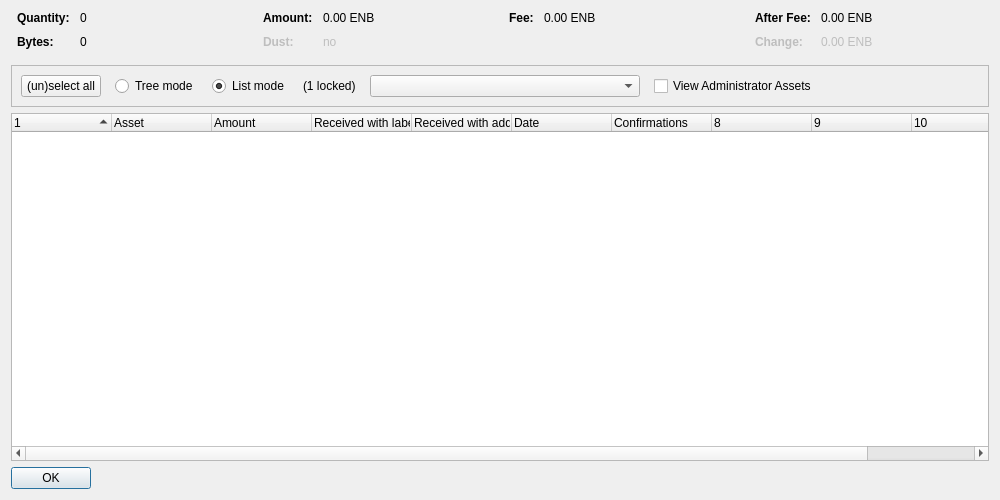
<?xml version="1.0" encoding="UTF-8"?>
<ui version="4.0">
 <class>AssetControlDialog</class>
 <widget class="QDialog" name="AssetControlDialog">
  <property name="geometry">
   <rect>
    <x>0</x>
    <y>0</y>
    <width>1000</width>
    <height>500</height>
   </rect>
  </property>
  <property name="windowTitle">
   <string>Asset Selection</string>
  </property>
  <layout class="QVBoxLayout" name="verticalLayout">
   <item>
    <layout class="QHBoxLayout" name="horizontalLayoutTop" stretch="0,0,0,0">
     <property name="topMargin">
      <number>0</number>
     </property>
     <property name="bottomMargin">
      <number>10</number>
     </property>
     <item>
      <layout class="QFormLayout" name="formLayoutAssetControl1">
       <property name="horizontalSpacing">
        <number>10</number>
       </property>
       <property name="verticalSpacing">
        <number>10</number>
       </property>
       <property name="leftMargin">
        <number>6</number>
       </property>
       <property name="rightMargin">
        <number>6</number>
       </property>
       <item row="0" column="0">
        <widget class="QLabel" name="labelAssetControlQuantityText">
         <property name="font">
          <font>
           <weight>75</weight>
           <bold>true</bold>
          </font>
         </property>
         <property name="text">
          <string>Quantity:</string>
         </property>
        </widget>
       </item>
       <item row="0" column="1">
        <widget class="QLabel" name="labelAssetControlQuantity">
         <property name="cursor">
          <cursorShape>IBeamCursor</cursorShape>
         </property>
         <property name="contextMenuPolicy">
          <enum>Qt::ActionsContextMenu</enum>
         </property>
         <property name="text">
          <string notr="true">0</string>
         </property>
         <property name="textInteractionFlags">
          <set>Qt::LinksAccessibleByMouse|Qt::TextSelectableByKeyboard|Qt::TextSelectableByMouse</set>
         </property>
        </widget>
       </item>
       <item row="1" column="0">
        <widget class="QLabel" name="labelAssetControlBytesText">
         <property name="font">
          <font>
           <weight>75</weight>
           <bold>true</bold>
          </font>
         </property>
         <property name="text">
          <string>Bytes:</string>
         </property>
        </widget>
       </item>
       <item row="1" column="1">
        <widget class="QLabel" name="labelAssetControlBytes">
         <property name="cursor">
          <cursorShape>IBeamCursor</cursorShape>
         </property>
         <property name="contextMenuPolicy">
          <enum>Qt::ActionsContextMenu</enum>
         </property>
         <property name="text">
          <string notr="true">0</string>
         </property>
         <property name="textInteractionFlags">
          <set>Qt::LinksAccessibleByMouse|Qt::TextSelectableByKeyboard|Qt::TextSelectableByMouse</set>
         </property>
        </widget>
       </item>
      </layout>
     </item>
     <item>
      <layout class="QFormLayout" name="formLayoutAssetControl2">
       <property name="horizontalSpacing">
        <number>10</number>
       </property>
       <property name="verticalSpacing">
        <number>10</number>
       </property>
       <property name="leftMargin">
        <number>6</number>
       </property>
       <property name="rightMargin">
        <number>6</number>
       </property>
       <item row="0" column="0">
        <widget class="QLabel" name="labelAssetControlAmountText">
         <property name="font">
          <font>
           <weight>75</weight>
           <bold>true</bold>
          </font>
         </property>
         <property name="text">
          <string>Amount:</string>
         </property>
        </widget>
       </item>
       <item row="0" column="1">
        <widget class="QLabel" name="labelAssetControlAmount">
         <property name="cursor">
          <cursorShape>IBeamCursor</cursorShape>
         </property>
         <property name="contextMenuPolicy">
          <enum>Qt::ActionsContextMenu</enum>
         </property>
         <property name="text">
          <string notr="true">0.00 ENB</string>
         </property>
         <property name="textInteractionFlags">
          <set>Qt::LinksAccessibleByMouse|Qt::TextSelectableByKeyboard|Qt::TextSelectableByMouse</set>
         </property>
        </widget>
       </item>
       <item row="1" column="0">
        <widget class="QLabel" name="labelAssetControlLowOutputText">
         <property name="enabled">
          <bool>false</bool>
         </property>
         <property name="font">
          <font>
           <weight>75</weight>
           <bold>true</bold>
          </font>
         </property>
         <property name="text">
          <string>Dust:</string>
         </property>
        </widget>
       </item>
       <item row="1" column="1">
        <widget class="QLabel" name="labelAssetControlLowOutput">
         <property name="enabled">
          <bool>false</bool>
         </property>
         <property name="cursor">
          <cursorShape>IBeamCursor</cursorShape>
         </property>
         <property name="contextMenuPolicy">
          <enum>Qt::ActionsContextMenu</enum>
         </property>
         <property name="text">
          <string notr="true">no</string>
         </property>
         <property name="textInteractionFlags">
          <set>Qt::LinksAccessibleByMouse|Qt::TextSelectableByKeyboard|Qt::TextSelectableByMouse</set>
         </property>
        </widget>
       </item>
      </layout>
     </item>
     <item>
      <layout class="QFormLayout" name="formLayoutAssetControl3">
       <property name="horizontalSpacing">
        <number>10</number>
       </property>
       <property name="verticalSpacing">
        <number>10</number>
       </property>
       <property name="leftMargin">
        <number>6</number>
       </property>
       <property name="rightMargin">
        <number>6</number>
       </property>
       <item row="0" column="0">
        <widget class="QLabel" name="labelAssetControlFeeText">
         <property name="font">
          <font>
           <weight>75</weight>
           <bold>true</bold>
          </font>
         </property>
         <property name="text">
          <string>Fee:</string>
         </property>
        </widget>
       </item>
       <item row="0" column="1">
        <widget class="QLabel" name="labelAssetControlFee">
         <property name="cursor">
          <cursorShape>IBeamCursor</cursorShape>
         </property>
         <property name="contextMenuPolicy">
          <enum>Qt::ActionsContextMenu</enum>
         </property>
         <property name="text">
          <string notr="true">0.00 ENB</string>
         </property>
         <property name="textInteractionFlags">
          <set>Qt::LinksAccessibleByMouse|Qt::TextSelectableByKeyboard|Qt::TextSelectableByMouse</set>
         </property>
        </widget>
       </item>
      </layout>
     </item>
     <item>
      <layout class="QFormLayout" name="formLayoutAssetControl4">
       <property name="horizontalSpacing">
        <number>10</number>
       </property>
       <property name="verticalSpacing">
        <number>10</number>
       </property>
       <property name="leftMargin">
        <number>6</number>
       </property>
       <property name="rightMargin">
        <number>6</number>
       </property>
       <item row="0" column="0">
        <widget class="QLabel" name="labelAssetControlAfterFeeText">
         <property name="font">
          <font>
           <weight>75</weight>
           <bold>true</bold>
          </font>
         </property>
         <property name="text">
          <string>After Fee:</string>
         </property>
        </widget>
       </item>
       <item row="0" column="1">
        <widget class="QLabel" name="labelAssetControlAfterFee">
         <property name="cursor">
          <cursorShape>IBeamCursor</cursorShape>
         </property>
         <property name="contextMenuPolicy">
          <enum>Qt::ActionsContextMenu</enum>
         </property>
         <property name="text">
          <string notr="true">0.00 ENB</string>
         </property>
         <property name="textInteractionFlags">
          <set>Qt::LinksAccessibleByMouse|Qt::TextSelectableByKeyboard|Qt::TextSelectableByMouse</set>
         </property>
        </widget>
       </item>
       <item row="1" column="0">
        <widget class="QLabel" name="labelAssetControlChangeText">
         <property name="enabled">
          <bool>false</bool>
         </property>
         <property name="font">
          <font>
           <weight>75</weight>
           <bold>true</bold>
          </font>
         </property>
         <property name="text">
          <string>Change:</string>
         </property>
        </widget>
       </item>
       <item row="1" column="1">
        <widget class="QLabel" name="labelAssetControlChange">
         <property name="enabled">
          <bool>false</bool>
         </property>
         <property name="cursor">
          <cursorShape>IBeamCursor</cursorShape>
         </property>
         <property name="contextMenuPolicy">
          <enum>Qt::ActionsContextMenu</enum>
         </property>
         <property name="text">
          <string notr="true">0.00 ENB</string>
         </property>
         <property name="textInteractionFlags">
          <set>Qt::LinksAccessibleByMouse|Qt::TextSelectableByKeyboard|Qt::TextSelectableByMouse</set>
         </property>
        </widget>
       </item>
      </layout>
     </item>
    </layout>
   </item>
   <item>
    <widget class="QFrame" name="frame">
     <property name="minimumSize">
      <size>
       <width>0</width>
       <height>40</height>
      </size>
     </property>
     <property name="frameShape">
      <enum>QFrame::StyledPanel</enum>
     </property>
     <property name="frameShadow">
      <enum>QFrame::Sunken</enum>
     </property>
     <layout class="QHBoxLayout" name="horizontalLayout">
      <item>
       <layout class="QHBoxLayout" name="horizontalLayoutPanel" stretch="0,0,0,0,0,0,0">
        <property name="spacing">
         <number>14</number>
        </property>
        <item>
         <widget class="QPushButton" name="pushButtonSelectAll">
          <property name="sizePolicy">
           <sizepolicy hsizetype="Maximum" vsizetype="Fixed">
            <horstretch>0</horstretch>
            <verstretch>0</verstretch>
           </sizepolicy>
          </property>
          <property name="text">
           <string>(un)select all</string>
          </property>
          <property name="autoDefault">
           <bool>false</bool>
          </property>
         </widget>
        </item>
        <item>
         <widget class="QRadioButton" name="radioTreeMode">
          <property name="sizePolicy">
           <sizepolicy hsizetype="Maximum" vsizetype="Fixed">
            <horstretch>0</horstretch>
            <verstretch>0</verstretch>
           </sizepolicy>
          </property>
          <property name="text">
           <string>Tree mode</string>
          </property>
         </widget>
        </item>
        <item>
         <widget class="QRadioButton" name="radioListMode">
          <property name="sizePolicy">
           <sizepolicy hsizetype="Maximum" vsizetype="Fixed">
            <horstretch>0</horstretch>
            <verstretch>0</verstretch>
           </sizepolicy>
          </property>
          <property name="text">
           <string>List mode</string>
          </property>
          <property name="checked">
           <bool>true</bool>
          </property>
         </widget>
        </item>
        <item>
         <widget class="QLabel" name="labelLocked">
          <property name="text">
           <string notr="true">(1 locked)</string>
          </property>
         </widget>
        </item>
        <item>
         <widget class="QComboBox" name="assetList">
          <property name="minimumContentsLength">
           <number>30</number>
          </property>
         </widget>
        </item>
        <item>
         <widget class="QCheckBox" name="viewAdministrator">
          <property name="toolTip">
           <string>View assets that you have the ownership asset for</string>
          </property>
          <property name="text">
           <string>View Administrator Assets</string>
          </property>
         </widget>
        </item>
        <item>
         <spacer name="horizontalSpacer">
          <property name="orientation">
           <enum>Qt::Horizontal</enum>
          </property>
          <property name="sizeHint" stdset="0">
           <size>
            <width>40</width>
            <height>20</height>
           </size>
          </property>
         </spacer>
        </item>
       </layout>
      </item>
     </layout>
    </widget>
   </item>
   <item>
    <widget class="AssetControlTreeWidget" name="treeWidget">
     <property name="contextMenuPolicy">
      <enum>Qt::CustomContextMenu</enum>
     </property>
     <property name="sortingEnabled">
      <bool>false</bool>
     </property>
     <property name="columnCount">
      <number>11</number>
     </property>
     <attribute name="headerShowSortIndicator" stdset="0">
      <bool>true</bool>
     </attribute>
     <attribute name="headerStretchLastSection">
      <bool>false</bool>
     </attribute>
     <column>
      <property name="text">
       <string/>
      </property>
     </column>
     <column>
      <property name="text">
       <string>Asset</string>
      </property>
     </column>
     <column>
      <property name="text">
       <string>Amount</string>
      </property>
     </column>
     <column>
      <property name="text">
       <string>Received with label</string>
      </property>
     </column>
     <column>
      <property name="text">
       <string>Received with address</string>
      </property>
     </column>
     <column>
      <property name="text">
       <string>Date</string>
      </property>
     </column>
     <column>
      <property name="text">
       <string>Confirmations</string>
      </property>
      <property name="toolTip">
       <string>Confirmed</string>
      </property>
     </column>
     <column>
      <property name="text">
       <string/>
      </property>
     </column>
     <column>
      <property name="text">
       <string/>
      </property>
     </column>
     <column>
      <property name="text">
       <string/>
      </property>
     </column>
     <column>
      <property name="text">
       <string/>
      </property>
     </column>
    </widget>
   </item>
   <item>
    <widget class="QDialogButtonBox" name="buttonBox">
     <property name="sizePolicy">
      <sizepolicy hsizetype="Maximum" vsizetype="Fixed">
       <horstretch>0</horstretch>
       <verstretch>0</verstretch>
      </sizepolicy>
     </property>
     <property name="orientation">
      <enum>Qt::Horizontal</enum>
     </property>
     <property name="standardButtons">
      <set>QDialogButtonBox::Ok</set>
     </property>
    </widget>
   </item>
  </layout>
 </widget>
 <customwidgets>
  <customwidget>
   <class>AssetControlTreeWidget</class>
   <extends>QTreeWidget</extends>
   <header location="global">assetcontroltreewidget.h</header>
  </customwidget>
 </customwidgets>
 <resources/>
 <connections/>
</ui>
